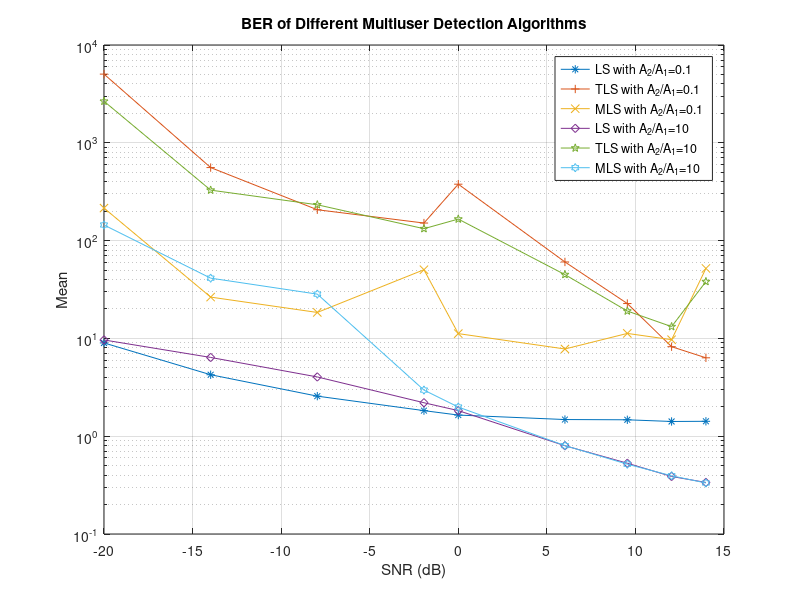
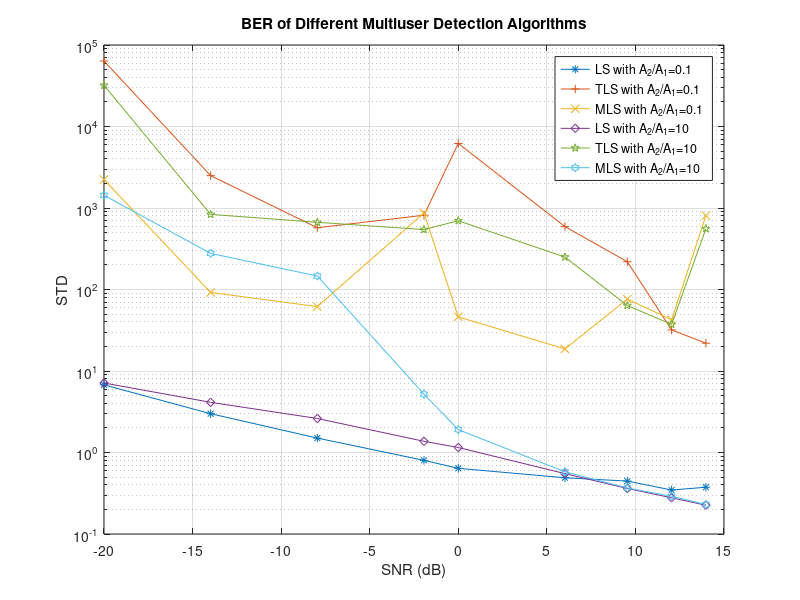
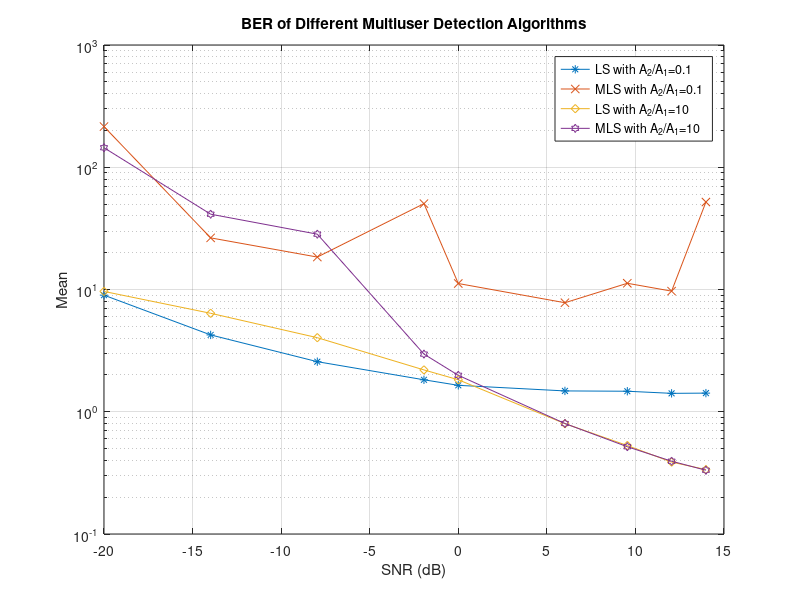
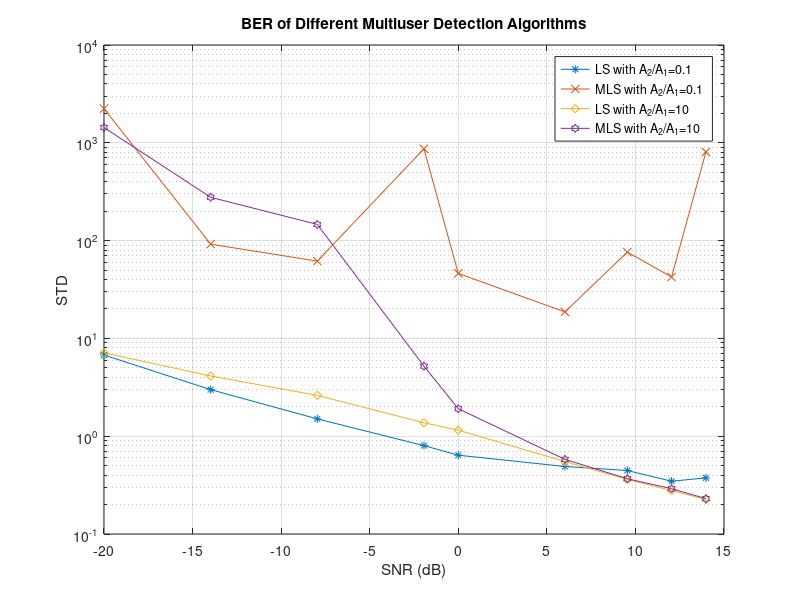

These figures' MATLAB source, in order:
%------------------------------------------------------------------
% One-Shot Semi-blind decorrelating detector for Asynchronous CDMA
% 
% Updated on 05/20/2002
% Updated on 05/21/2002 add file output
%
%------------------------------------------------------------------

clear all;
close all;

K = 2;
L = 24;
P = 1;
M = (P+1)*K-1;

s1 = [+1; -1; +1; -1; +1; -1; +1; -1; +1; -1; +1; -1; +1; -1; +1; -1; +1; -1; +1; -1; +1; -1; +1; -1];
s1 = s1/sqrt(L);
s2 = [+1; +1; +1; -1; +1; -1; +1; -1; +1; +1; +1; -1; +1; +1; +1; -1; +1; -1; +1; -1; +1; +1; +1; -1];
s2 = s2/sqrt(L);
S = [s1 s2];
S'*S;

s21 = [-1; +1; -1; +1; -1; +1; +1; +1; -1; +1; +1; +1; -1; +1; -1; +1; -1; +1; +1; +1; -1;  0;0;0 ];
s21 = s21/sqrt(L);
s22 = [ zeros(21,1);  +1; +1; +1];
s22 = s22/sqrt(L);

SS_1 = [s1 s21 s22];
SS_1'*SS_1;
R_SS_1_ = inv(SS_1'*SS_1);

SS = zeros(P*L, (P+1)*K-1);
SS(:,1:P) = kron(eye(P),s1);

tao=[0 3];

for k =2:K
    SS(1:L-tao(k),(k-1)*(P+1) ) = S(tao(k)+1:L,k);
    % SS(L-tao(k)+1:L-tao(k)+(P-1)*L, (k-1)*(P+1)+1:(k-1)*(P+1)+P-1) = kron(eye(P-1), S(:,k));
    SS(L-tao(k)+(P-1)*L+1:P*L, (k-1)*(P+1)+P) = S(1:tao(k),k);
end

sigma=1;

SNR = [0.1; 0.2; 0.4; 0.8; 1; 2; 3; 4; 5];
A21 = [0.1; 1; 10];

%SNR = [2];
%A21 = [0.1; 0.2; 0.4; 0.6; 0.8; 1; 1.5; 2; 2.5; 3; 3.5; 4];

[Q,R]=qr(SS(:,1:P));
Q'*SS;

TotalTrails = 400;

w_DD = (R_SS_1_(1,:)*SS_1');
w_MF = s1';

for m = 1:length(SNR)
    for n = 1:length(A21)

        BER_DD1(m,n)  = 0;
        BER_MF1(m,n) = 0;

        BER_DD(m,n)  = 0;
        BER_MF(m,n) = 0;
        BER_LS(m,n)  = 0;
        BER_TLS(m,n) = 0;
        BER_MLS(m,n) = 0;
    
        a = [ones(P,1); A21(n,1)*ones(P+1,1)]*SNR(m,1);
        A = diag( [1 A21(n,1)]*SNR(m,1) );
        AA = diag(a);
        
        trial = 0;
        while trial <= TotalTrails
            
            D = 2*( rand(P+(K-1)*(P+1),M-P) > 0.5 )-1;
            B = [[eye(P);zeros((K-1)*(P+1),P)] D ];
            
            if rank(B)<(M)
                continue
            else
                trial = trial + 1;
            end

            b = 2*( rand( P+(P+1)*(K-1), 1 ) > 0.5 )-1;
            rr = SS*AA*b + sigma*randn(P*L,1);

            d = pinv(B)*b;
            
            % S_new = SS*AA*B;
            S_new = SS*AA*B + [ zeros(L*P,P) sigma*randn(L*P,M-P)];

            d_LS = pinv(S_new'*S_new)*S_new'*rr(:,1);
            b_LS = B(1:P,:)*d_LS;
            dd_LS(trial,1) = norm(d_LS-d);            
            %%===============================================================================================%%
            
            [Us, Ss, Vs]=svd([S_new rr(:,1)]);
            s_svd=sort(diag(Ss));
            
            d_TLS = pinv( S_new'*S_new - s_svd(1,1)^2*eye((P+1)*K-1) )*S_new'*rr(:,1);
            b_TLS = B(1:P,:)*d_TLS;
            dd_TLS(trial,1) = norm(d_TLS-d);            
            %%===============================================================================================%%
            
            temp = Q'*[S_new rr(:,1)];
            [Us, Ss, Vs]=svd( temp(P+1:P*L,P+1:M+1) );
            s_svd=sort(diag(Ss));
            
            d_MLS = pinv( S_new'*S_new - diag([zeros(1,P) s_svd(1,1)^2*ones(1, (P+1)*(K-1))]) )*S_new'*rr(:,1);
            b_MLS = B(1:P,:)*d_MLS;
            dd_MLS(trial,1) = norm(d_MLS-d);
            
            %%===============================================================================================%%
            
            r=rr(1:L,1);
            
            b_MF = sign(w_MF*r);
            if ( (b_MF*b(1,1)) < 0 )
                BER_MF1(m,n) = BER_MF1(m,n) + 1;
            end
            
            b_DD = sign(w_DD*r);
            if ( (b_DD*b(1,1)) < 0 )
                BER_DD1(m,n) = BER_DD1(m,n) + 1;
            end
            %%=================================================================================================%%

            for p = 1:P
                if ( (b_LS(p,1)*b(p,1)) < 0 )
                    BER_LS(m,n) = BER_LS(m,n) + 1;
                end
                
                if ( (b_TLS(p,1)*b(p,1)) < 0 )
                    BER_TLS(m,n) = BER_TLS(m,n) + 1;
                end
                
                if ( (b_MLS(p,1)*b(p,1)) < 0 )
                    BER_MLS(m,n) = BER_MLS(m,n) + 1;
                end
                
                r=rr(p*L-L+1:p*L,1);

                b_MF = sign(w_MF*r);
                if ( (b_MF*b(p,1)) < 0 )
                    BER_MF(m,n) = BER_MF(m,n) + 1;
                end
                
                b_DD = sign(w_DD*r);
                if ( (b_DD*b(p,1)) < 0 )
                    BER_DD(m,n) = BER_DD(m,n) + 1;
                end
                
            end

        end
        
        d_mean_LS(m,n) = mean(dd_LS);
        d_mean_TLS(m,n) = mean(dd_TLS);
        d_mean_MLS(m,n) = mean(dd_MLS);        

        d_std_LS(m,n) = std(dd_LS);
        d_std_TLS(m,n) = std(dd_TLS);
        d_std_MLS(m,n) = std(dd_MLS);        
    end
end

BER_MF1 = BER_MF1/TotalTrails
BER_DD1 = BER_DD1/TotalTrails

BER_MF = BER_MF/TotalTrails/P
BER_DD = BER_DD/TotalTrails/P

BER_LS = BER_LS/TotalTrails/P
BER_TLS = BER_TLS/TotalTrails/P
BER_MLS = BER_MLS/TotalTrails/P

%%-------------------------------------------------------------------------------------%
fid = fopen('ASBD1.txt','a');

fprintf(fid,'%f / %f / %f --  %f : %f : %f \n', clock);

fprintf(fid,'d_mean_LS =================================== \n');
fprintf(fid,'%f  %f  %f\n',d_mean_LS);
fprintf(fid,'d_mean_TLS =================================== \n');
fprintf(fid,'%f  %f  %f\n',d_mean_TLS);
fprintf(fid,'d_mean_MLS =================================== \n');
fprintf(fid,'%f  %f %f\n',d_mean_MLS);

fprintf(fid,'d_std_LS =================================== \n');
fprintf(fid,'%f  %f  %f\n',d_mean_LS);
fprintf(fid,'d_std_TLS =================================== \n');
fprintf(fid,'%f  %f  %f\n',d_mean_TLS);
fprintf(fid,'d_std_MLS =================================== \n');
fprintf(fid,'%f  %f %f\n',d_mean_MLS);


fprintf(fid,'BER_MF1 ===================================== \n');
fprintf(fid,'%f  %f %f\n',BER_MF1);
fprintf(fid,'BER_DD1 ===================================== \n');
fprintf(fid,'%f  %f %f\n',BER_DD1);
fprintf(fid,'BER_MF ====================================== \n');
fprintf(fid,'%f  %f %f\n',BER_MF);
fprintf(fid,'BER_DD ====================================== \n');
fprintf(fid,'%f  %f %f\n',BER_DD);
fprintf(fid,'BER_LS ====================================== \n');
fprintf(fid,'%f  %f %f\n',BER_LS);
fprintf(fid,'BER_TLS ===================================== \n');
fprintf(fid,'%f  %f %f\n',BER_TLS);
fprintf(fid,'BER_MLS ===================================== \n');
fprintf(fid,'%f  %f %f\n',BER_MLS);

fclose(fid);
 

%%------------------------------------------------------------------------------------------------%%

SNRlog = log10(SNR).*20;
A21log = log10(A21).*20;

%%------------------------------------------------------------------------------------------------%%

figure(1)
semilogy(SNRlog, d_mean_LS(:,1),'-*',SNRlog, d_mean_TLS(:,1),'-+',SNRlog, d_mean_MLS(:,1),'-x', SNRlog,  d_mean_LS(:,3),'-d', SNRlog,  d_mean_TLS(:,3),'-p', SNRlog,  d_mean_MLS(:,3),'-h')
grid;
title('BER of Different Multiuser Detection Algorithms');
xlabel('SNR (dB)');
ylabel('Mean');
legend('LS with A_2/A_1=0.1','TLS with A_2/A_1=0.1','MLS with A_2/A_1=0.1','LS with A_2/A_1=10','TLS with A_2/A_1=10','MLS with A_2/A_1=10');

figure(2)
semilogy(SNRlog, d_std_LS(:,1),'-*',SNRlog, d_std_TLS(:,1),'-+',SNRlog, d_std_MLS(:,1),'-x', SNRlog,  d_std_LS(:,3),'-d', SNRlog,  d_std_TLS(:,3),'-p', SNRlog,  d_std_MLS(:,3),'-h')
grid;
title('BER of Different Multiuser Detection Algorithms');
xlabel('SNR (dB)');
ylabel('STD');
legend('LS with A_2/A_1=0.1','TLS with A_2/A_1=0.1','MLS with A_2/A_1=0.1','LS with A_2/A_1=10','TLS with A_2/A_1=10','MLS with A_2/A_1=10');

%%-------------------------------------------------------------------------------%%

figure(3)
semilogy(SNRlog, d_mean_LS(:,1),'-*', SNRlog, d_mean_MLS(:,1),'-x', SNRlog,  d_mean_LS(:,3),'-d', SNRlog,  d_mean_MLS(:,3),'-h')
grid;
title('BER of Different Multiuser Detection Algorithms');
xlabel('SNR (dB)');
ylabel('Mean');
legend('LS with A_2/A_1=0.1','MLS with A_2/A_1=0.1','LS with A_2/A_1=10','MLS with A_2/A_1=10');

figure(4)
semilogy(SNRlog, d_std_LS(:,1),'-*', SNRlog, d_std_MLS(:,1),'-x', SNRlog,  d_std_LS(:,3),'-d',  SNRlog,  d_std_MLS(:,3),'-h')
grid;
title('BER of Different Multiuser Detection Algorithms');
xlabel('SNR (dB)');
ylabel('STD');
legend('LS with A_2/A_1=0.1','MLS with A_2/A_1=0.1','LS with A_2/A_1=10','MLS with A_2/A_1=10');

%%---------------------------------------------------------------------------------%%


figure(5)
semilogy(SNRlog, BER_MF(:,1),'-*',SNRlog, BER_MF(:,2),'-+',SNRlog, BER_MF(:,3),'-x', SNRlog, BER_DD(:,3),'-o', SNRlog, BER_LS(:,1),'-d', SNRlog, BER_LS(:,2),'-p', SNRlog, BER_LS(:,3),'-h')
ylim([1.0/TotalTrails 0.55])
xlim([min(SNRlog) max(SNRlog)])
grid;
title('BER of Different Multiuser Detection Algorithms');
xlabel('SNR (dB)');
ylabel('Bit-Error-Rate (BER)');
legend('MF with A_2/A_1=0.1','MF with A_2/A_1=1','MF with A_2/A_1=10','Decorrelating Detector','LS with A_2/A_1=0.1','LS with A_2/A_1=1','LS with A_2/A_1=10');

figure(6)
semilogy(SNRlog, BER_MF(:,1),'-*',SNRlog, BER_MF(:,2),'-+',SNRlog, BER_MF(:,3),'-x', SNRlog, BER_DD(:,3),'-o', SNRlog, BER_TLS(:,1),'-d', SNRlog, BER_TLS(:,2),'-p', SNRlog, BER_TLS(:,3),'-h')
ylim([1.0/TotalTrails 0.55])
xlim([min(SNRlog) max(SNRlog)])
grid;
title('BER of Different Multiuser Detection Algorithms');
xlabel('SNR (dB)');
ylabel('Bit-Error-Rate (BER)');
legend('MF with A_2/A_1=0.1','MF with A_2/A_1=1','MF with A_2/A_1=10','Decorrelating Detector','TLS with A_2/A_1=0.1','TLS with A_2/A_1=1','TLS with A_2/A_1=10');

figure(7)
semilogy(SNRlog, BER_MF(:,1),'-*',SNRlog, BER_MF(:,2),'-+',SNRlog, BER_MF(:,3),'-x', SNRlog, BER_DD(:,3),'-o', SNRlog, BER_MLS(:,1),'-d', SNRlog, BER_MLS(:,2),'-p', SNRlog, BER_MLS(:,3),'-h')
ylim([1.0/TotalTrails 0.55])
xlim([min(SNRlog) max(SNRlog)])
grid;
title('BER of Different Multiuser Detection Algorithms');
xlabel('SNR (dB)');
ylabel('Bit-Error-Rate (BER)');
legend('MF with A_2/A_1=0.1','MF with A_2/A_1=1','MF with A_2/A_1=10','Decorrelating Detector','MLS with A_2/A_1=0.1','MLS with A_2/A_1=1','MLS with A_2/A_1=10');

%%============================================================================================================

figure(8)
semilogy(A21log, BER_MF(1,:),'-*', A21log, BER_DD(1,:),'-o', A21log, BER_LS(1,:),'-d', A21log, BER_TLS(1,:),'-p', A21log, BER_MLS(1,:),'-h')
grid;
title('Near-Far-Resistance');
xlabel('NFR A_2/A_1(dB)');
ylabel('Bit-Error-Rate (BER)');
legend('MF ','DD','LS','TLS','MLS');


figure(11)
semilogy(SNRlog, d_mean_LS(:,1),'-*',SNRlog,  d_mean_LS(:,2),'-s', SNRlog,  d_mean_LS(:,3),'-d')
grid;
title('BER of Different Multiuser Detection Algorithms');
xlabel('SNR (dB)');
ylabel('Mean');
legend('LS with A_2/A_1=0.1','LS with A_2/A_1=1.0','LS with A_2/A_1=10');

figure(12)
semilogy(SNRlog, d_std_LS(:,1),'-*',SNRlog,  d_std_LS(:,2),'-s',SNRlog,  d_std_LS(:,3),'-d')
grid;
title('BER of Different Multiuser Detection Algorithms');
xlabel('SNR (dB)');
ylabel('STD');
legend('LS with A_2/A_1=0.1','LS with A_2/A_1=1.0','LS with A_2/A_1=10');
